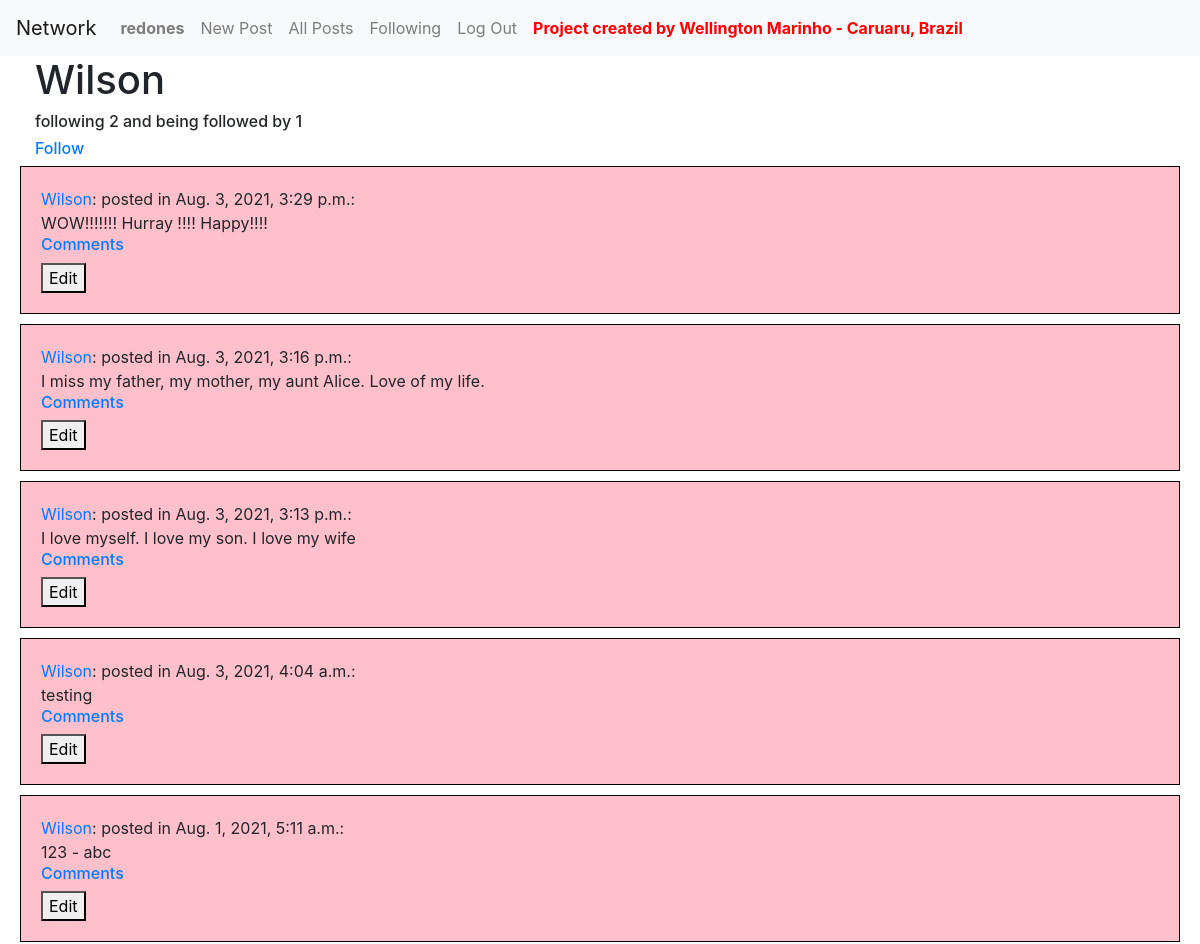
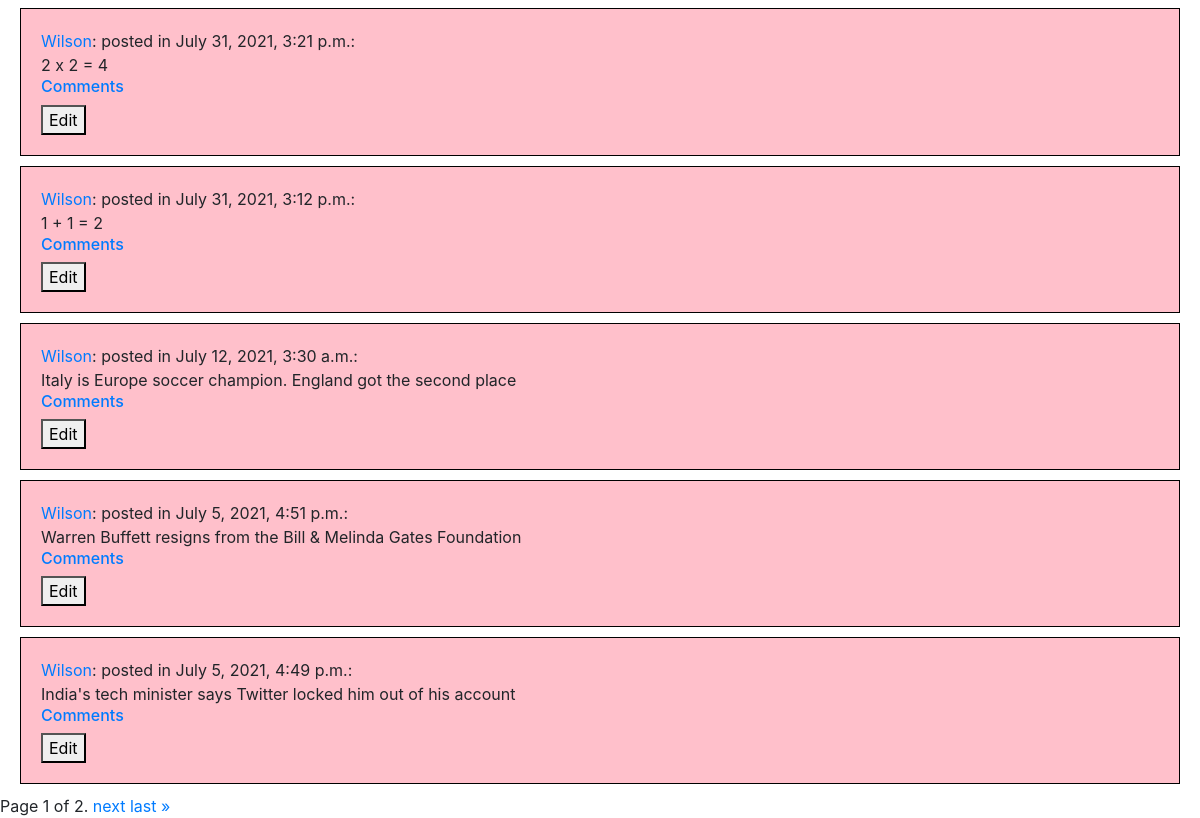
The app's page /profile/5 (signed in) with its own data (2 pictures, top to bottom).
### network/models.py (models this page shows, shortened)
class User(AbstractUser):
    pass

class Post(models.Model):
    content = models.CharField(max_length=264)
    time_of_creation = models.DateTimeField(default=timezone.now)
    creator = models.ForeignKey(User, on_delete=models.CASCADE, related_name="posts")
    now = datetime.now()

### network/views.py (the view)
# urls.py: path("profile/<int:creator_id>", views.profile, name="profile"),
def profile(request, creator_id):
    username = request.user.username
    user = User.objects.get(username=username)
    user2 = User.objects.get(id=creator_id)
    post_list = Post.objects.filter(creator=user2)
    post_list = post_list.order_by("-time_of_creation").all()
    paginator = Paginator(post_list, 10) # Show 10 contacts per page.
    page_number = request.GET.get('page',)
    page_obj = paginator.get_page(page_number)
    wells = Follower.objects.all().filter(user=user)
    y_cont = Follower.objects.all().filter(user=user).count()
    w_cont = Follower.objects.all().filter(user=user2).count()
    cont = 0
    for well in wells:
        if well.following == user2:
            cont = cont + 1
    x_cont = user.followed.all().count()
    z_cont = user2.followed.all().count()
    return render(request, 'network/profile.html', {'page_obj': page_obj, 'user': user, 'user2': user2, "w_cont": int(w_cont), "x_cont": int(x_cont), "z_cont": int(z_cont), 'y_cont': int(y_cont), 'cont': int(cont)})

### network/templates/network/profile.html (shortened to what this page needs)
{% extends "network/layout.html" %}
{% block body %}
        <h1 style="margin-left: 35px;">{{ user2.username }}</h1>
        {% if user != user2 %}
            <h6 style="margin-left: 35px;">following {{ w_cont }} and being followed by {{ z_cont }}</h6>
            {% if cont != 0 %}
                <h6><a style="margin-left: 35px;" href="{% url 'follower_del' user2.id %}">Stop Following</a></h6>
            {% else %}
                <h6><a style="margin-left: 35px;" href="{% url 'follower_add' user2.id %}">Follow</a></h6>
            {% endif %}
        {% endif %}
        {% for post in page_obj %}
            <div class="well">
              <a href="{% url 'profile' post.creator.id %}">{{ post.creator }}</a>: posted in {{ post.time_of_creation }}: <br> <span id="mycontent{{ post.id }}">{{ post.content }} </span> <br>
              <h6><a href="{% url 'comment' post.id %}">Comments</a></h6>
              <button type="button"  onclick="edit_post({{ post.id }})">Edit</button>
            </div>
        {% endfor %}
        <div class="pagination">
            <span class="step-links">
                <span class="current">
                    Page {{ page_obj.number }} of {{ page_obj.paginator.num_pages }}.
                </span>
                {% if page_obj.has_next %}
                    <a href="?page={{ page_obj.next_page_number }}">next</a>
                    <a href="?page={{ page_obj.paginator.num_pages }}">last &raquo;</a>
                {% endif %}
            </span>
        </div>
{% endblock %}

### network/templates/network/layout.html (shortened to what this page needs)
{% load static %}
<!DOCTYPE html>
<html lang="en">
    <head>
        <link rel="stylesheet" href="https://stackpath.bootstrapcdn.com/bootstrap/4.4.1/css/bootstrap.min.css">
        <link href="{% static 'network/styles.css' %}" rel="stylesheet">
    </head>
    <body>
        <nav class="navbar navbar-expand-lg navbar-light bg-light">
            <a class="navbar-brand" href="#">Network</a>
            <div>
              <ul class="navbar-nav mr-auto">
                {% if user.is_authenticated %}
                    <li class="nav-item">
                        <a class="nav-link" href="#"><strong>{{ user.username }}</strong></a>
                    </li>
                {% endif %}
                <li class="nav-item">
                  <a class="nav-link" href="{% url 'index' %}">New Post</a>
                </li>
                <li class="nav-item">
                  <a class="nav-link" href="{% url 'all_posts' %}">All Posts</a>
                </li>
                {% if user.is_authenticated %}
                    <li class="nav-item">
                        <a class="nav-link" href="{% url 'follower_index' %}">Following</a>
                    </li>
                    <li class="nav-item">
                        <a class="nav-link" href="{% url 'logout' %}">Log Out</a>
                    </li>
                {% endif %}
                <li class="nav-item">
                    <a class="nav-link" href="#"><strong style="color: red;">Project created by Wellington Marinho - Caruaru, Brazil</strong></a>
                </li>
              </ul>
            </div>
          </nav>
        <div class="body">
            {% block body %}
            {% endblock %}
        </div>
    </body>
</html>

### network/templates/network/layout.html (style rules this page uses)
.well { background-color: pink; border: 1px solid black; padding: 20px; margin-bottom: 10px; margin-left: 20px; margin-right: 20px; }

### records on screen
User: username "redones"
User: username "Wilson"
Post: creator "Wilson", time_of_creation "Aug. 3, 2021, 3:29 p.m.", content "WOW!!!!!!! Hurray !!!! Happy!!!!"
Post: creator "Wilson", time_of_creation "Aug. 3, 2021, 3:16 p.m.", content "I miss my father, my mother, my aunt Alice. Love of my life."
Post: creator "Wilson", time_of_creation "Aug. 3, 2021, 3:13 p.m.", content "I love myself. I love my son. I love my wife"
Post: creator "Wilson", time_of_creation "Aug. 3, 2021, 4:04 a.m.", content "testing"
Post: creator "Wilson", time_of_creation "Aug. 1, 2021, 5:11 a.m.", content "123 - abc"
Post: creator "Wilson", time_of_creation "July 31, 2021, 3:21 p.m.", content "2 x 2 = 4"
Post: creator "Wilson", time_of_creation "July 31, 2021, 3:12 p.m.", content "1 + 1 = 2"
Post: creator "Wilson", time_of_creation "July 12, 2021, 3:30 a.m.", content "Italy is Europe soccer champion. England got the second place"
Post: creator "Wilson", time_of_creation "July 5, 2021, 4:51 p.m.", content "Warren Buffett resigns from the Bill & Melinda Gates Foundation"
Post: creator "Wilson", time_of_creation "July 5, 2021, 4:49 p.m.", content "India's tech minister says Twitter locked him out of his account"

### other values on screen
{{ w_cont }} "2"
{{ z_cont }} "1"
{{ page_obj.number }} "1"
{{ page_obj.paginator.num_pages }} "2"
